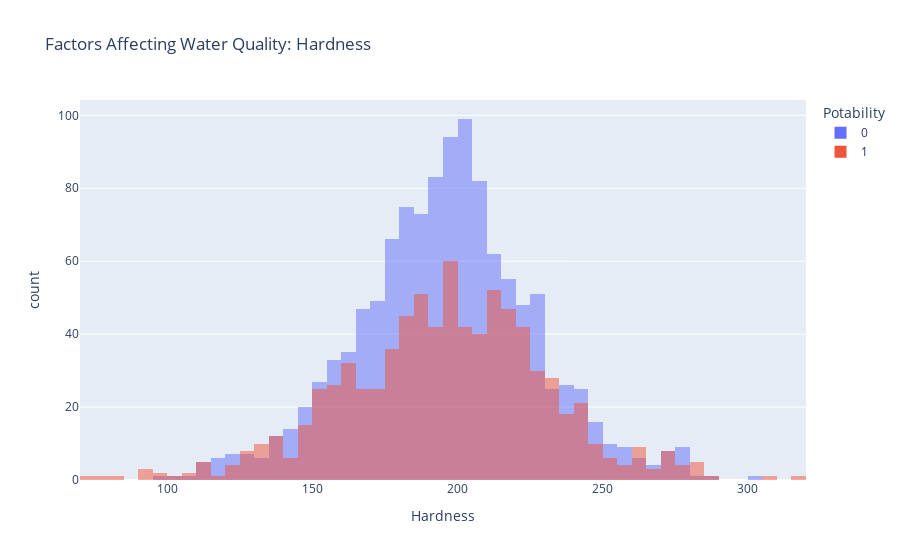

Notebook cell for this chart:
### Code cell
px.histogram(df, x = "Hardness",color = "Potability", barmode="overlay",title= "Factors Affecting Water Quality: Hardness")

### Figure 1 — Plotly figure (JSON) as saved in the notebook; plotly's stock layout.template omitted (floating-point values rounded to 4 significant figures; data arrays with more than 128 entries replaced by an {"elided": "..."} marker saying what was removed)
{"data": [{"alignmentgroup": "True", "bingroup": "x", "hovertemplate": "Potability=0<br>Hardness=%{x}<br>count=%{y}<extra></extra>", "legendgroup": "0", "marker": {"color": "#636efa", "opacity": 0.5, "pattern": {"shape": ""}}, "name": "0", "offsetgroup": "0", "orientation": "v", "showlegend": true, "type": "histogram", "x": {"elided": "1200 float values"}, "xaxis": "x", "yaxis": "y"}, {"alignmentgroup": "True", "bingroup": "x", "hovertemplate": "Potability=1<br>Hardness=%{x}<br>count=%{y}<extra></extra>", "legendgroup": "1", "marker": {"color": "#EF553B", "opacity": 0.5, "pattern": {"shape": ""}}, "name": "1", "offsetgroup": "1", "orientation": "v", "showlegend": true, "type": "histogram", "x": {"elided": "811 float values"}, "xaxis": "x", "yaxis": "y"}], "layout": {"barmode": "overlay", "legend": {"title": {"text": "Potability"}, "tracegroupgap": 0}, "title": {"text": "Factors Affecting Water Quality: Hardness"}, "xaxis": {"anchor": "y", "domain": [0, 1], "title": {"text": "Hardness"}}, "yaxis": {"anchor": "x", "domain": [0, 1], "title": {"text": "count"}}}}
